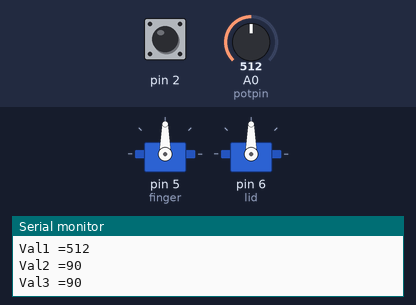
Simulated run of this sketch. Board: Arduino Uno, built with avr-gcc and run on an emulated ATmega328P. On the bench: 2 × servo, the last lines printed to the serial monitor. Inputs (shaded band) come from the test bench; at power-on: A0 (potpin) = 512, pin 2 HIGH.

Above: at 1.2 s.
1.3 s: A0 (potpin) set to 552
At 2.5 s:
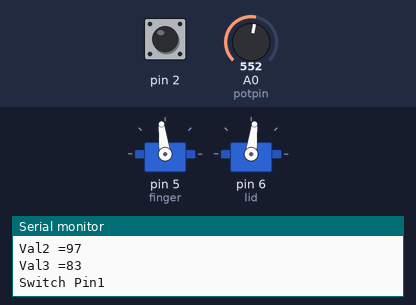
2.8 s: A0 (potpin) set to 583
At 4.0 s:
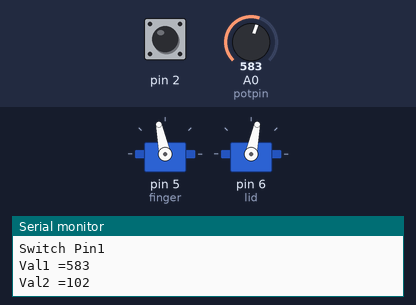
4.3 s: A0 (potpin) set to 1023
At 5.4 s:
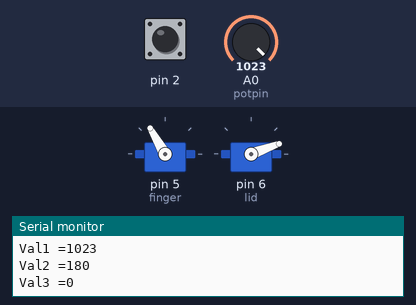
5.8 s: A0 (potpin) set to 90
At 7.0 s:
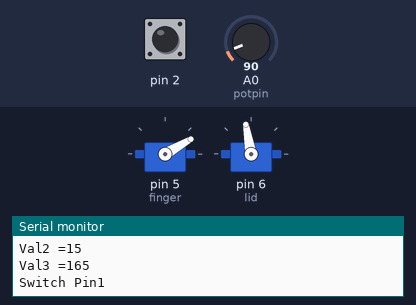
7.3 s: A0 (potpin) set to 104
8.8 s: A0 (potpin) set to 306
At 10.0 s:
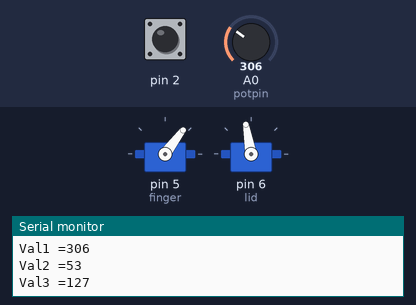
Timing chart, 0 to 11.3 s (numbered marks = the images above; inputs shaded):
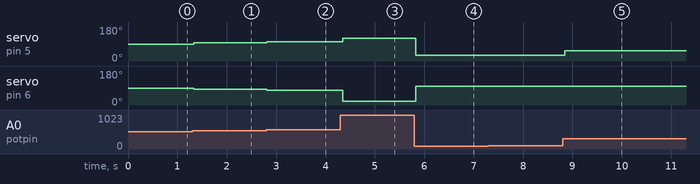

Measured:
- after the input at 1.3 s, servo on pin 5 (finger): 90° → 97° at once; servo on pin 6 (lid): 90° → 83° at once
- after the input at 2.8 s, servo on pin 5 (finger): 97° → 102° at once; servo on pin 6 (lid): 83° → 78° at once
- after the input at 4.3 s, servo on pin 5 (finger): 102° → 120° after 0.05 s; servo on pin 6 (lid): 78° → 20° after 0.05 s
- after the input at 5.8 s, servo on pin 5 (finger): 120° → 30° at once; servo on pin 6 (lid): 20° → 100° at once
- after the input at 8.8 s, servo on pin 5 (finger): 30° → 53° after 0.05 s

The sketch:

UMC.ino
```cpp
#include <Servo.h>
// sent to Git

Servo finger;  // create servo object to control a servo
Servo lid;  // create servo object to control a servo
// twelve servo objects can be created on most boards

int pos = 0;    // variable to store the servo position
int val1 = 0;
int val2 = 0;
int val3 = 0;
int potpin = 0;

void setup() {
 finger.attach(5,740,2450);  // attaches the servo on pin 5 to the servo object - finger
 lid.attach(6,740,2450);  // attaches the servo on pin 6 to the servo object - lid
 pinMode(2, INPUT_PULLUP);
  Serial.begin(9600);
}

void loop() {

val1=analogRead(potpin);
Serial.print ("Val1 =");
Serial.println (val1);
val2 = map(val1, 0, 1023, 0, 180);
val3 = map(val1, 0, 1023, 180, 0);
Serial.print ("Val2 =");
Serial.println (val2);
Serial.print ("Val3 =");
Serial.println (val3);
Serial.print("Switch Pin");
Serial.println(digitalRead(2));

if (val2 < 30) val2 = 30;
if (val2 > 120) val2 = 120;

if (val3 < 20) val3 = 20;
if (val3 > 100) val3 = 100;

finger.write(val2);
lid.write(val3);

delay (50);
}
```
